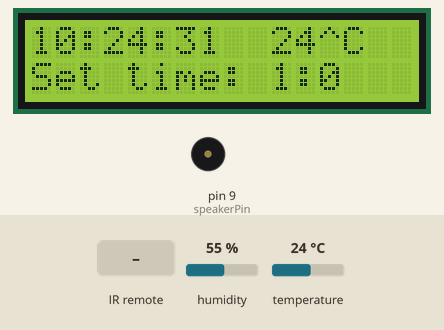
Simulated run of this sketch. Board: Arduino Uno, built with avr-gcc and run on an emulated ATmega328P. Parts: 16×2 character LCD, buzzer (waves = sounding, pin HIGH). The inputs (shaded band) are chosen by the test bench; at power-on: temperature 24 °C, humidity 55 %. The local clock reads 2024-03-15 10:24:30 at power-on unless the sketch sets it; what the sketch prints to the serial monitor is not drawn.

Above: at 1.3 s.
1.4 s: temperature set to 32 °C
At 4.7 s:
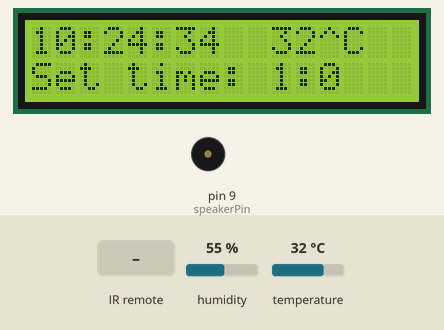
4.8 s: temperature set to 35 °C
At 8.6 s:
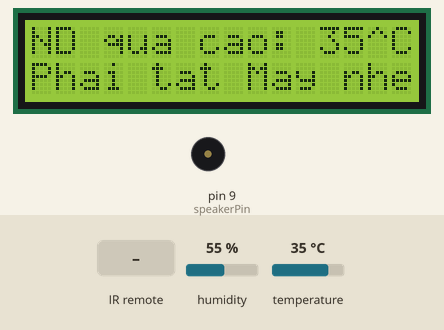
8.7 s: infrared code 0xFF22DD received
15.0 s: temperature set to 12 °C
At 21.0 s:
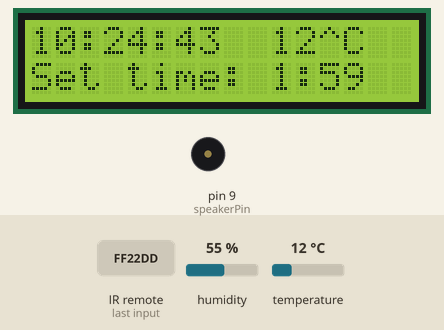
21.3 s: infrared code 0xFFA857 received
At 22.7 s:
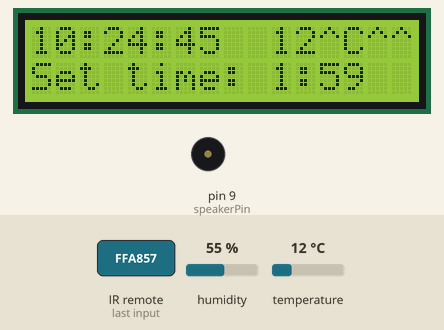
Timing chart, 0 to 24.3 s (numbered marks = the images above; inputs shaded):
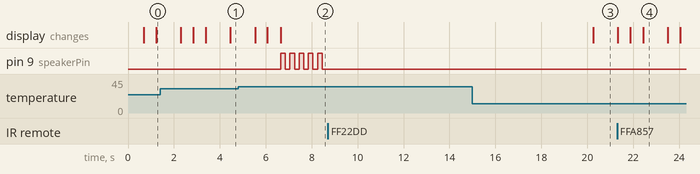

Measured:
- the behaviour switches between 33 and 34 °C on temperature (found by bisection; images 1 and 2)
- after the input at 4.8 s, pin 9 (speakerPin): alternates HIGH for 0.20 s and LOW for 0.20 s, starting after 1.9 s; the display: first differs from a run without the input after 1.9 s (image 2)
- after the input at 8.7 s, every drawn part: stays the same
- after the input at 15.0 s, the display: changes after 5.3 s (image 3)
- after the input at 21.3 s, the display: first differs from a run without the input after 0.57 s (image 4 shows a later state)
- what the display in image 4 shows lasts 1.1 s, from 22.4 s to 23.5 s

The sketch:

lcd111.ino
```cpp
//YWROBOT
//Compatible with the Arduino IDE 1.0
//Library version:1.1
#include <IRremote.h>
#include <Wire.h>
#include <LiquidCrystal_I2C.h>
#include <virtuabotixRTC.h>
#include "tongHop.h"
#include <DHT.h>
//#include "buzzer.h"
// set up nhiet do
const int DHTPIN = 2;
const int DHTTYPE = DHT11;
DHT dht(DHTPIN, DHTTYPE);

byte degree[8] = {
  0B01110,
  0B01010,
  0B01110,
  0B00000,
  0B00000,
  0B00000,
  0B00000,
  0B00000
};

//
int RECV_PIN = 10;
int thoiGianHenGio = 5*1000; // 5 giay;
int soLanHenGio = 10; // keu 10 lan;
int nhietDoCao = 5;
IRrecv irrecv(RECV_PIN);
decode_results results;
//bool batMay ;
int _henGio = 0;
int start = 1;
int gio = 1;
int phut = 0;
//Wiring SCLK -> 6, I/O -> 7, CE -> 8
//Or CLK -> 6 , DAT -> 7, Reset -> 8

virtuabotixRTC myRTC(6, 7, 8); //If you change the wiring change the pins here also

LiquidCrystal_I2C lcd(0x27,4,5);  // set the LCD address to 0x27 for a 16 chars and 2 line display


void setup()
{
  // nhiet do
  dht.begin();
  // bat may
  //batMay = true;
  // set up remote
   pinMode(RECV_PIN, INPUT);
   pinMode(9, OUTPUT);

   irrecv.enableIRIn(); // Start the receiver
// set up lcd
 // myRTC.setDS1302Time(0, 12, 3, 7, 26, 11, 2019);

  lcd.init();                      // initialize the lcd
  lcd.init();
  // Print a message to the LCD.
  lcd.backlight();
  lcd.setCursor(4,0);
  lcd.print("Tro Nguyen");
  Serial.begin(9600);
}


void loop()
{
  //Serial.println("chay chuong trinh");
  // nhiet do
    float h = dht.readHumidity();
    float t = dht.readTemperature();
  //
  if( t >= 34)
  {
    lcd.clear();
    lcd.setCursor(0, 0);
    lcd.print("ND qua cao: ");
    lcd.print(round(t));
    lcd.print("^C");
    lcd.setCursor(0, 1);
    lcd.print("Phai tat May nhe");
    for(int i = 0; i <nhietDoCao; i ++)
    {
      digitalWrite(9, HIGH);
      delay(200);
      digitalWrite(9, LOW);
      delay(200);
    }
    digitalWrite(9, LOW);
    nhietDoCao  = 0;
    start = 0; // tat may;
    delay(5000);
  }
  else
  {
    nhietDoCao = 5;
    start = 1;
  }
  if(irrecv.decode(&results))
  {
      batMay();
      tatMay();
      henGio();
      caiDatGio();
      irrecv.resume();

  }

  // bat may de chay;
//  digitalWrite(9, LOW); // tat delay(500);
  delay(500); // phai de ham delay() o day;
 if(start == 1)
 {
        myRTC.updateTime();
    lcd.clear();
    lcd.setCursor(0, 0);
    lcd.print(myRTC.hours);
    lcd.print(":");
    lcd.print(myRTC.minutes);
    lcd.print(":");
    lcd.print(myRTC.seconds);

    if (isnan(t) || isnan(h)) { // Kiểm tra xem thử việc đọc giá trị có bị thất bại hay không. Hàm isnan bạn xem tại đây http://arduino.vn/reference/isnan
    }
    else
    {
      lcd.print("  ");
      lcd.print(round(t));
     // lcd.write(1);
      lcd.print("^");
      lcd.print("C");
    }
    lcd.setCursor(14, 0);
    if(_henGio == 1) lcd.print("^^");
   // set time;
    lcd.setCursor(0,1);
    lcd.print("Set time: ");
    lcd.print(gio);
    lcd.print(":");
    lcd.print(phut);
    //
    if((gio == myRTC.hours) && (phut == myRTC.minutes) && _henGio == 1)
    {
      //buzzer_play();
      //digitalWrite(9, HIGH);
     for(int i = 0; i < soLanHenGio; i ++)
     {
        digitalWrite(9, LOW);
        delay(100);
        digitalWrite(9, HIGH);
        delay(100);
     }
     digitalWrite(9, LOW);
     soLanHenGio = 0;
    }
    else
      {
        digitalWrite(9, LOW);
        soLanHenGio = 10;
      }


    digitalWrite(9, LOW); // tat delay(500);
 }
 else
 {
  //lcd.clear();

 }

// the end program;
}

// function playRemote
void caiDatGio()
{


    int gio = myRTC.hours;
    int phut = myRTC.minutes;
    int giay = myRTC.seconds;
  if(results.value == 0xFF10EF) // 4
  {
    gio --;
    if(gio == -1) gio = 23;
  }
  if(results.value == 0xFF38C7) // 5
  {
    phut --;
    if(phut == -1) phut = 59;
  }
  if(results.value == 0xFF5AA5) // 6
  {
    giay = 0;
  }
  if(results.value == 0xFF42BD) // 7
  {
    gio ++;
    if(gio == 24) gio = 0;
  }
    if(results.value== 0xFF4AB5) // 8
  {
    phut ++ ;
    if(phut == 60) phut = 0;
  }
  if(results.value == 0xFF52AD) // 9
  {
    giay = 0;
  }
  myRTC.setDS1302Time(giay, phut, gio, 7, 26, 11, 2019);

}
void henGio()
{
  if(results.value == 0xFFE01F) // vol-
  {
    _henGio = 0;
  }
  if(results.value == 0xFFA857) // vol+
  {
    _henGio = 1;
  }
  if(results.value == 0xFF22DD) // prev: -- phut
        {
           phut --;
          if(phut == -1) phut = 59;

          Serial.println(phut);
        }
        if(results.value == 0xFF02FD) // next ++ phut
        {
           phut ++;
          if(phut == 60) phut = 0;

          Serial.println(phut);
        }
        if(results.value == 0xFFC23D) // play ++ gio;
        {
          if(gio == 24) gio = -1;
          gio ++;
          Serial.println(gio);
        }
}
void tatMay()
{
  if(results.value == 0xFFA25D) // CH-
  {
     // tat may;
      start = 0;
      lcd.clear();
      lcd.setCursor(0,0);
      lcd.print(" may da tat");
      delay(1000);
  }
  //irrecv.resume();
}
void batMay()
{
  if(results.value == 0xFFE21D) // CH+
  {
    start = 1;

    delay(500);
  }

}
void playRemote() // takes action based on IR code received describing Car MP3 IR codes
{

  switch(results.value){
  case 0xFFA25D:
    Serial.println(" CH-            ");
   // lcd.print("ch-");

    break;
  case 0xFF629D:
    Serial.println(" CH             ");
    //lcd.print("ch");
    break;
  case 0xFFE21D:
    Serial.println(" CH+            ");

    break;
  case 0xFF22DD:
    Serial.println(" blue LED off          ");
    digitalWrite(13,LOW);
    break;
  case 0xFF02FD:
    Serial.println(" blue LED on        ");
    digitalWrite(13, HIGH);
    break;
  case 0xFFC23D:
    Serial.println(" PLAY/PAUSE     ");
    break;
  case 0xFFE01F:
    Serial.println(" VOL-           ");
    break;
  case 0xFFA857:
    Serial.println(" VOL+           ");
    break;
  case 0xFF906F:
    Serial.println(" EQ             ");
    break;
  case 0xFF6897:
    Serial.println(" 0              ");
    break;
  case 0xFF9867:
    Serial.println(" 100+           ");
    break;
  case 0xFFB04F:
    Serial.println(" 200+           ");
    break;
  case 0xFF30CF:
    Serial.println(" 1              ");
    break;

  case 0xFF18E7:
    Serial.println(" 2              ");
    break;

  case 0xFF7A85:
    Serial.println(" 3              ");
    break;

  case 0xFF10EF:
    Serial.println(" 4              ");
    break;

  case 0xFF38C7:
    Serial.println(" 5              ");
    break;

  case 0xFF5AA5:
    Serial.println(" 6              ");
    break;

  case 0xFF42BD:
    Serial.println(" 7              ");
    break;

  case 0xFF4AB5:
    Serial.println(" 8              ");
    break;

  case 0xFF52AD:
    Serial.println(" 9              ");
    break;

  default:
    Serial.print(" unknown button   ");
    Serial.println(results.value, HEX);

  }
  delay(500);
}
```

buzzer.h
```cpp
#define NOTE_B0  31
#define NOTE_C1  33
#define NOTE_CS1 35
#define NOTE_D1  37
#define NOTE_DS1 39
#define NOTE_E1  41
#define NOTE_F1  44
#define NOTE_FS1 46
#define NOTE_G1  49
#define NOTE_GS1 52
#define NOTE_A1  55
#define NOTE_AS1 58
#define NOTE_B1  62
#define NOTE_C2  65
#define NOTE_CS2 69
#define NOTE_D2  73
#define NOTE_DS2 78
#define NOTE_E2  82
#define NOTE_F2  87
#define NOTE_FS2 93
#define NOTE_G2  98
#define NOTE_GS2 104
#define NOTE_A2  110
#define NOTE_AS2 117
#define NOTE_B2  123
#define NOTE_C3  131
#define NOTE_CS3 139
#define NOTE_D3  147
#define NOTE_DS3 156
#define NOTE_E3  165
#define NOTE_F3  175
#define NOTE_FS3 185
#define NOTE_G3  196
#define NOTE_GS3 208
#define NOTE_A3  220
#define NOTE_AS3 233
#define NOTE_B3  247
#define NOTE_C4  262
#define NOTE_CS4 277
#define NOTE_D4  294
#define NOTE_DS4 311
#define NOTE_E4  330
#define NOTE_F4  349
#define NOTE_FS4 370
#define NOTE_G4  392
#define NOTE_GS4 415
#define NOTE_A4  440
#define NOTE_AS4 466
#define NOTE_B4  494
#define NOTE_C5  523
#define NOTE_CS5 554
#define NOTE_D5  587
#define NOTE_DS5 622
#define NOTE_E5  659
#define NOTE_F5  698
#define NOTE_FS5 740
#define NOTE_G5  784
#define NOTE_GS5 831
#define NOTE_A5  880
#define NOTE_AS5 932
#define NOTE_B5  988
#define NOTE_C6  1047
#define NOTE_CS6 1109
#define NOTE_D6  1175
#define NOTE_DS6 1245
#define NOTE_E6  1319
#define NOTE_F6  1397
#define NOTE_FS6 1480
#define NOTE_G6  1568
#define NOTE_GS6 1661
#define NOTE_A6  1760
#define NOTE_AS6 1865
#define NOTE_B6  1976
#define NOTE_C7  2093
#define NOTE_CS7 2217
#define NOTE_D7  2349
#define NOTE_DS7 2489
#define NOTE_E7  2637
#define NOTE_F7  2794
#define NOTE_FS7 2960
#define NOTE_G7  3136
#define NOTE_GS7 3322
#define NOTE_A7  3520
#define NOTE_AS7 3729
#define NOTE_B7  3951
#define NOTE_C8  4186
#define NOTE_CS8 4435
#define NOTE_D8  4699
#define NOTE_DS8 4978
```

tongHop.h
```cpp
#include "buzzer.h"

void buzzer_play()
{
  int speakerPin = 9;//Chân được nối với loa hoặc buzzer

  // danh sách các nốt nhạc
  int melody[] = {
    NOTE_C4, NOTE_G3,NOTE_G3, NOTE_A3, NOTE_G3,0, NOTE_B3, NOTE_C4};

  // thời gina các nốt nhạc: 4 = 1/4 nốt nhạc, 8 = 1/8nốt nhạc, ...:
  int noteDurations[] = {
    4, 8, 8, 4,4,4,4,4 };


  //không cần phải pinMode cho speakerPin

  for (int thisNote = 0; thisNote < 8; thisNote++) {

    // bây giờ ta đặt một nốt nhạc là 1 giây = 1000 mili giây
    // thì ta chia cho các thành phần noteDurations thì sẽ
    // được thời gian chơi các nốt nhạc
    // ví dụ: 4 => 1000/4; 8 ==> 1000/8
    int noteDuration = 1000/noteDurations[thisNote];
 //   tone(speakerPin, melody[thisNote],noteDuration);

    // để phân biệt các nốt nhạc hãy delay giữa các nốt nhạc
    // một khoảng thời gian vừa phải. Ví dụ sau đây thực hiện tốt
    // điều đó: Ta sẽ cộng 30% và thời lượng của một nốt
    int pauseBetweenNotes = noteDuration * 1.30;
    //delay(pauseBetweenNotes);

    //Ngừng phát nhạc để sau đó chơi nhạc tiếp!
   // noTone(speakerPin);
  }
}
```
